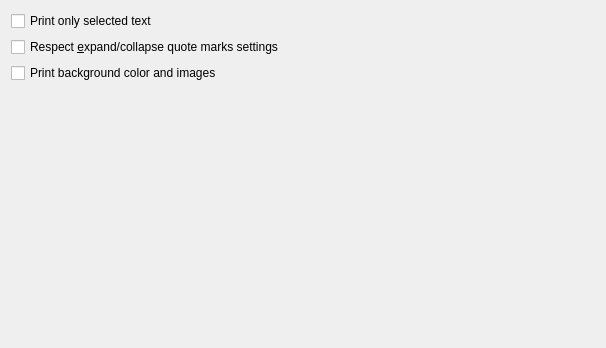
<?xml version="1.0" encoding="UTF-8"?>
<ui version="4.0">
 <class>PrintingSettings</class>
 <widget class="QWidget" name="PrintingSettings">
  <property name="geometry">
   <rect>
    <x>0</x>
    <y>0</y>
    <width>606</width>
    <height>348</height>
   </rect>
  </property>
  <layout class="QVBoxLayout" name="verticalLayout">
   <item>
    <widget class="QCheckBox" name="mPrintEmptySelectedText">
     <property name="text">
      <string>Print only selected text</string>
     </property>
    </widget>
   </item>
   <item>
    <widget class="QCheckBox" name="respectExpandCollapseSettings">
     <property name="text">
      <string>Respect &amp;expand/collapse quote marks settings</string>
     </property>
    </widget>
   </item>
   <item>
    <widget class="QCheckBox" name="printBackgroundColorAndImages">
     <property name="text">
      <string>Print background color and images</string>
     </property>
    </widget>
   </item>
   <item>
    <spacer name="verticalSpacer">
     <property name="orientation">
      <enum>Qt::Vertical</enum>
     </property>
     <property name="sizeHint" stdset="0">
      <size>
       <width>20</width>
       <height>0</height>
      </size>
     </property>
    </spacer>
   </item>
  </layout>
 </widget>
 <resources/>
 <connections/>
</ui>
